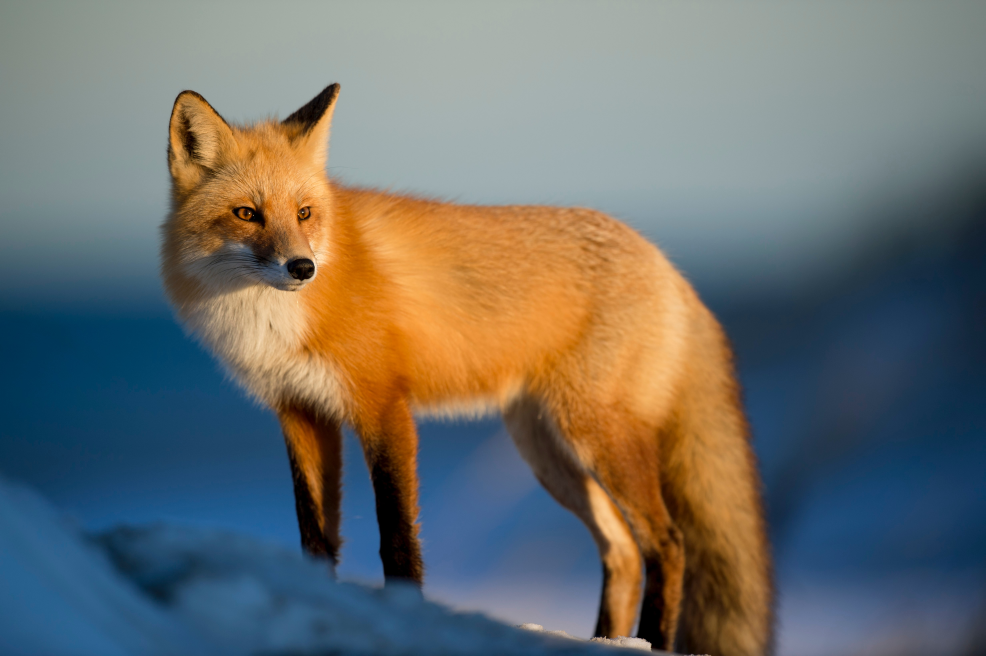
#> input picture Photos/wolf.jpg, 4928 x 3280 px (shown at 1/5 size)
$ python masking.py
#> lines starting #> are read from the running program, lines starting #| are printed output that depends on the picture; after the words box and inside, x2 and y2 are one past the last pixel; in counts of white or black regions, pixels touching at a corner belong together
import cv2 as cv
import numpy as np

img = cv.imread('Photos/wolf.jpg')
#> img is the input picture: shape (3280, 4928, 3); mean B, G, R 107, 110.9, 109.3
resized = cv.resize(img, (500,500), interpolation=cv.INTER_CUBIC)
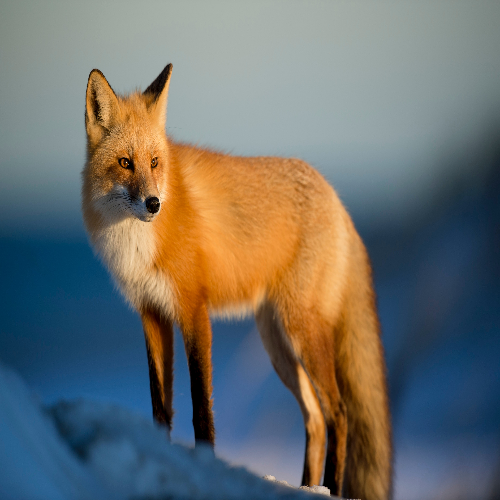
#> resized: shape (500, 500, 3); mean B, G, R 107, 110.9, 109.3
cv.imshow('Resized', resized)

blank = np.zeros(resized.shape[:2], dtype='uint8')
cv.imshow('Blank', blank)

mask = cv.circle(blank, (resized.shape[1]//2, resized.shape[0]//2), 100, 255, -1)
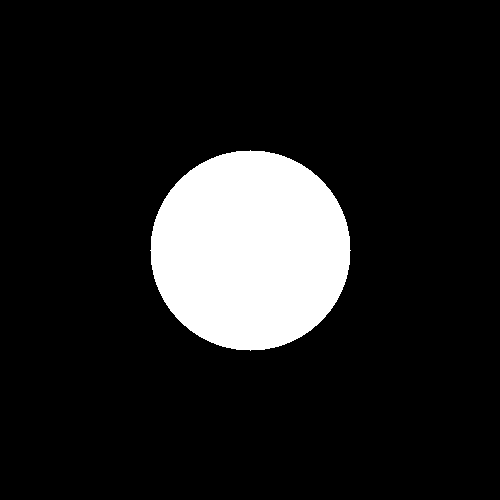
#> blank: shape (500, 500); 12.6% white; 1 white region, box (x1, y1, x2, y2) and area: (150, 150, 351, 351) 31417
cv.imshow('Mask', mask)

masked = cv.bitwise_and(resized, resized, mask=mask)
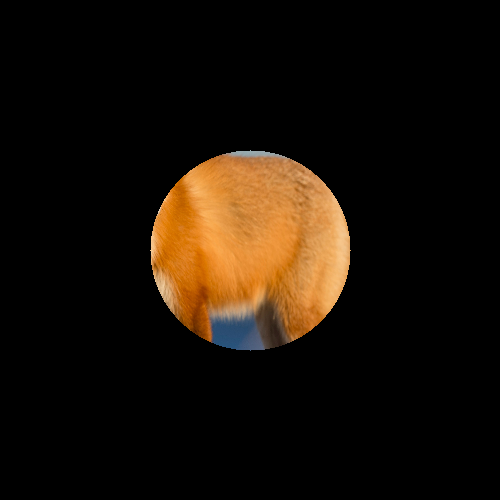
#> masked: shape (500, 500, 3); mean B, G, R 7.4, 16.4, 25.2
cv.imshow('Masked', masked)

cv.waitKey(0)

$ run again, with Photos/gazelle.jpg copied over Photos/wolf.jpg
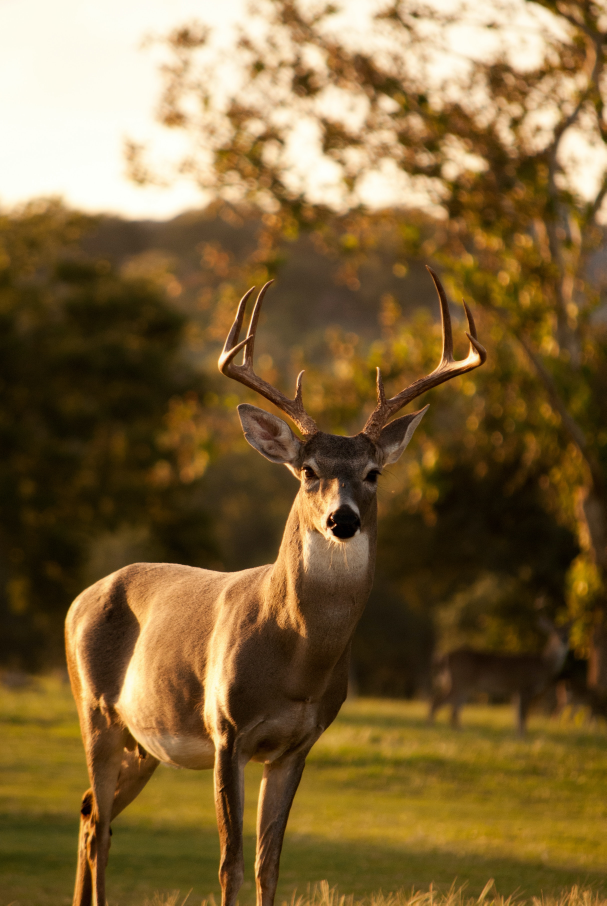
#> input picture Photos/gazelle.jpg, 2425 x 3622 px (shown at 1/4 size)
#> img is the input picture: shape (3622, 2425, 3); mean B, G, R 57.6, 100.4, 126.1
#> `resized = cv.resize(img, (500,500), interpolation=cv.INTER_CUBIC)`:
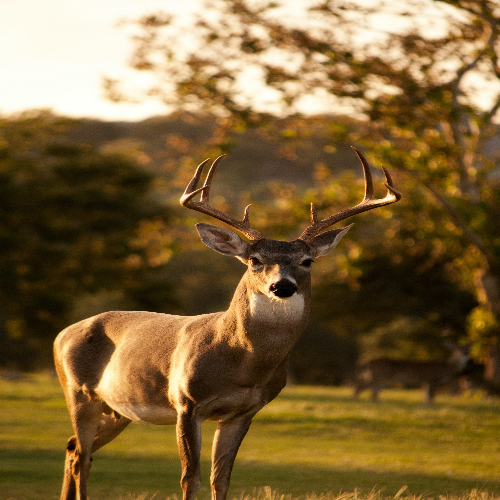
#> resized: shape (500, 500, 3); mean B, G, R 57.6, 100.4, 126.1
#> blank: shape (500, 500); 12.6% white; 1 white region, box (x1, y1, x2, y2) and area: (150, 150, 351, 351) 31417
#> `masked = cv.bitwise_and(resized, resized, mask=mask)`:
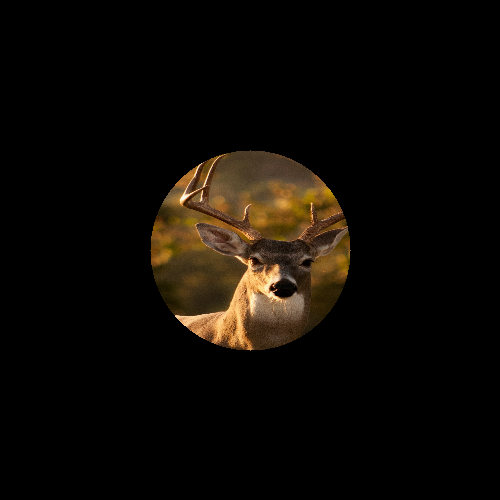
#> masked: shape (500, 500, 3); mean B, G, R 5, 9.8, 13.6

$ run again, with Photos/lion.jpg copied over Photos/wolf.jpg
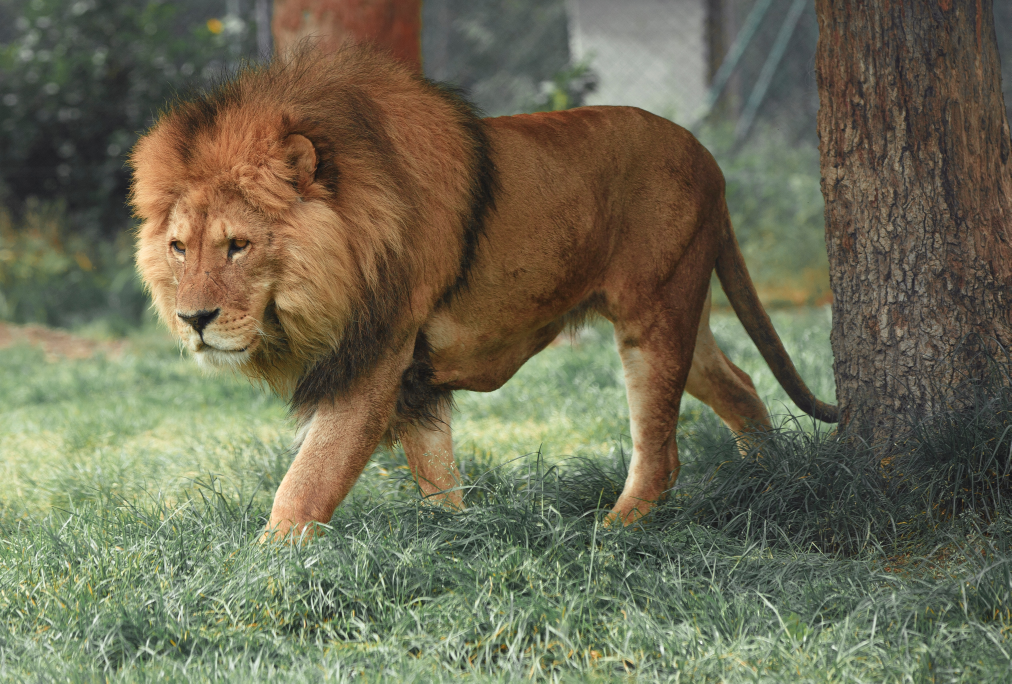
#> input picture Photos/lion.jpg, 5056 x 3417 px (shown at 1/5 size)
#> img is the input picture: shape (3417, 5056, 3); mean B, G, R 84.1, 107.3, 109.1
#> `resized = cv.resize(img, (500,500), interpolation=cv.INTER_CUBIC)`:
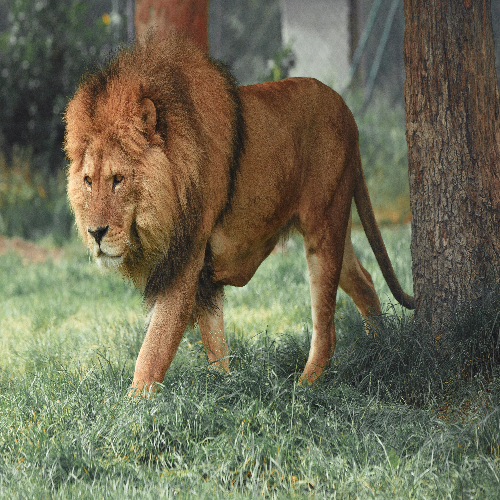
#> resized: shape (500, 500, 3); mean B, G, R 84.1, 107.3, 109.1
#> blank: shape (500, 500); 12.6% white; 1 white region, box (x1, y1, x2, y2) and area: (150, 150, 351, 351) 31417
#> `masked = cv.bitwise_and(resized, resized, mask=mask)`:
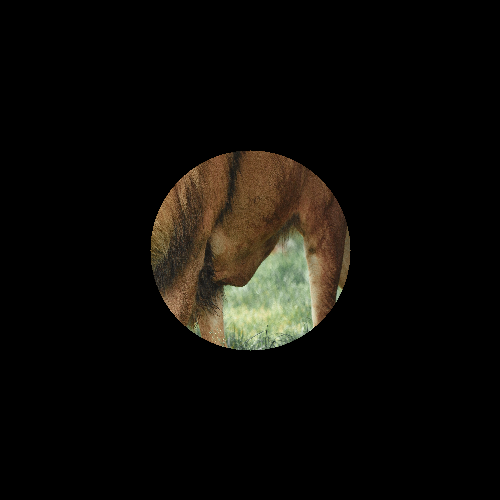
#> masked: shape (500, 500, 3); mean B, G, R 8.2, 12, 13.8
